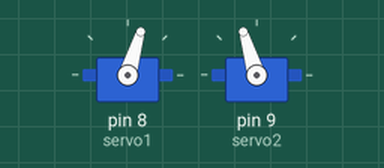
A sketch run on a simulated Arduino Uno, built with avr-gcc and run on an emulated ATmega328P. Shown: 2 × servo.

Above: at 0.15 s.
At 7.66 s:
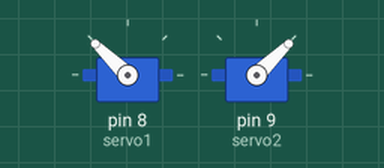
At 19.2 s:
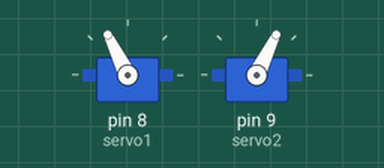
At 39.89 s:
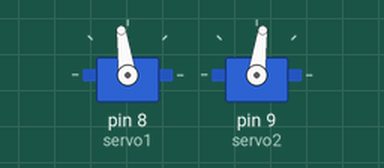
Timing chart, 0 to 40.0 s (numbered marks = the images above):
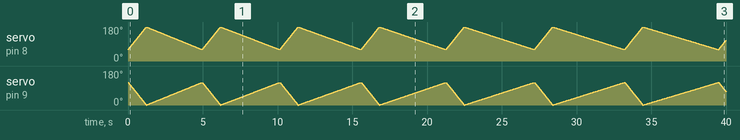

The sketch:

ServoMuscles.ino
```cpp
#include <Servo.h>

#define DELAY_DOWN_MS 10

Servo servo1;
Servo servo2;

const uint8_t initial_angle = 60;

const uint8_t max_angle = initial_angle + 120;
const uint8_t min_angle = initial_angle;

void setup() {
  servo1.attach(8);
  servo2.attach(9);

  resetServos();
}


bool run = true;
uint8_t current_rep = 1;  // start on rep 1
uint8_t current_set = 1;  // start on set 1

// each index corresponds the the respective set (+1)
const uint8_t reps[] = { 15, 12, 8 };
const uint8_t rpe[] = { 9, 9, 10 };

void loop() {
  if (run) {
    if (current_set > 4) {
      run = false;
      resetServos();
      servo1.detach();
      servo2.detach();
    }


    // how long it should take to move arms up
    const uint8_t delay_up_ms = mapDelay(current_rep, reps[current_set - 1], rpe[current_set - 1]);

    rotateServo(max_angle, min_angle, DELAY_DOWN_MS, delay_up_ms);
    current_rep++;


    if (current_rep >= reps[current_set - 1]) {
      // increment set
      current_set++;
      Serial.println("Resting till next set!");
      resetServos();
      delay(5000);
      current_rep = 1;
    }

    Serial.println("Current Set: " + String(current_set));
    Serial.println("Current Rep: " + String(current_rep));
  }
}

void rotateServo(const uint8_t max_angle, const uint8_t min_angle, const uint8_t delay_down, const uint8_t delay_up) {
  uint8_t angle = 0;

  // down
  for (angle = min_angle; angle < max_angle; angle++) {
    servo1.write(angle);
    servo2.write(180 - angle);
    delay(delay_down);
  }

  // up
  for (angle = max_angle; angle > min_angle; angle--) {
    servo1.write(angle);
    servo2.write(180 - angle);
    delay(delay_up);
  }
}

// from chatgpt
// Function to map delay based on current rep, total reps, and RPE
uint8_t mapDelay(uint8_t current_rep, uint8_t total_reps, uint8_t rpe) {
  // Calculate a delay that increases with RPE and current rep proportionally
  float factor = 1.0 + ((float)current_rep / total_reps) * (float(rpe) / 10.0);
  return 30 * factor;
}

void resetServos() {
  servo1.write(min_angle);
  servo2.write(min_angle);
}
```
